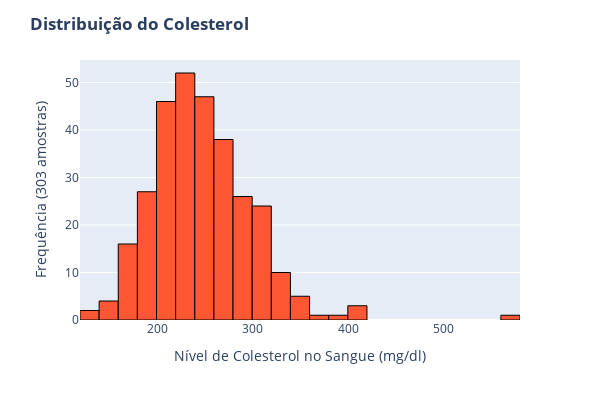

Notebook code cell kept with this figure:
### Code cell
# Grafico Interativo - Histograma do Colesterol com plotly

# Cria um histograma do Colestera usando Plotly Express
grafico4 = px.histogram(data_frame=caracteristicas, x='chol', nbins=30)

# Ajusta o layout do gráfico
grafico4.update_layout(
    title="Distribuição do Colesterol",
    title_font=dict(weight='bold'), 
    xaxis_title="Nível de Colesterol no Sangue (mg/dl)",
    yaxis_title="Frequência (303 amostras)",
    width=600,
    height=400
)

# Adiciona borda preta em cada barra
grafico4.update_traces(marker=dict(line=dict(color="black", width=1)))

# Altera a cor das barras para verde
grafico4.update_traces(marker=dict(color='#FF5733'))

# Exibe o gráfico
grafico4.show()

### Figure 1 — Plotly figure (JSON) as saved in the notebook; plotly's stock layout.template omitted (floating-point values rounded to 4 significant figures; data arrays with more than 128 entries replaced by an {"elided": "..."} marker saying what was removed)
{"data": [{"bingroup": "x", "hovertemplate": "chol=%{x}<br>count=%{y}<extra></extra>", "legendgroup": "", "marker": {"color": "#FF5733", "line": {"color": "black", "width": 1}, "pattern": {"shape": ""}}, "name": "", "nbinsx": 30, "orientation": "v", "showlegend": false, "type": "histogram", "x": {"elided": "303 int values"}, "xaxis": "x", "yaxis": "y"}], "layout": {"barmode": "relative", "height": 400, "legend": {"tracegroupgap": 0}, "margin": {"t": 60}, "title": {"font": {"weight": "bold"}, "text": "Distribuição do Colesterol"}, "width": 600, "xaxis": {"anchor": "y", "domain": [0, 1], "title": {"text": "Nível de Colesterol no Sangue (mg/dl)"}}, "yaxis": {"anchor": "x", "domain": [0, 1], "title": {"text": "Frequência (303 amostras)"}}}}
